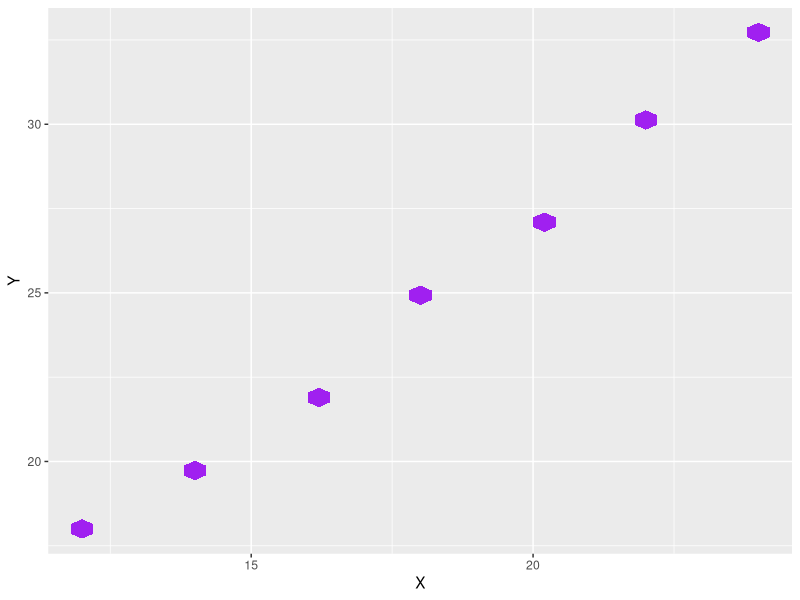

Reproduce this figure in R.


#3 hexbin plot
library(ggplot2)
library(hexbin)

df_hex <- data.frame(
  X = c(12,14,16,18,20,22,24),
  Y = c(18,20,22,25,27,30,33)
)

ggplot(df_hex, aes(x = X, y = Y)) +
  geom_hex(fill = "purple")

